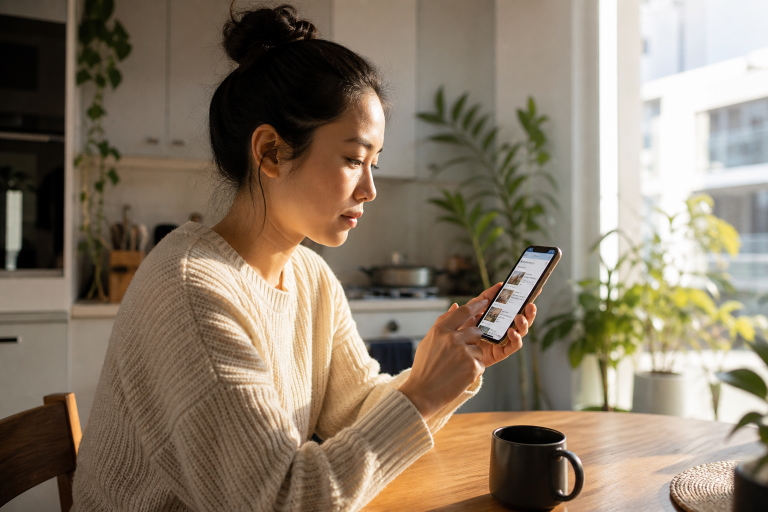
#> input picture marketing/ads/source/tenant_search.jpg, 1536 x 1024 px, found by its file name (shown at 1/2 size)
$ python compose_ads.py
#> lines starting #> are read from the running program, lines starting #| are printed output that depends on the picture
#!/usr/bin/env python3
"""Compose Verdansc static ads and video storyboard frames from original photos + live UI captures."""

from __future__ import annotations

from pathlib import Path

from PIL import Image, ImageDraw, ImageFilter, ImageFont, ImageOps

ROOT = Path("/workspace/marketing/ads")
SRC = ROOT / "source"
UI = ROOT / "ui-captures"
FRAMES = ROOT / "frames"
EXPORTS = ROOT / "exports"

NAVY = (2, 6, 13, 255)
NAVY_SOFT = (7, 21, 38, 230)
SLATE = (15, 23, 42, 220)
CYAN = (34, 211, 238, 255)
CYAN_DIM = (103, 232, 249, 255)
TEAL = (20, 184, 166, 255)
INK = (240, 249, 255, 255)
MUTED = (147, 197, 253, 255)
EMERALD = (167, 243, 208, 255)
EMERALD_BG = (6, 78, 59, 230)
WHITE = (255, 255, 255, 255)

INTER = "/usr/share/fonts/truetype/macos/Inter-Regular.ttf"
INTER_MD = "/usr/share/fonts/truetype/macos/Inter-Medium.ttf"
INTER_SB = "/usr/share/fonts/truetype/macos/Inter-SemiBold.ttf"
INTER_BD = "/usr/share/fonts/truetype/macos/Inter-Bold.ttf"


def font(path: str, size: int) -> ImageFont.FreeTypeFont:
    return ImageFont.truetype(path, size)


def cover(im: Image.Image, w: int, h: int) -> Image.Image:
    return ImageOps.fit(im.convert("RGB"), (w, h), method=Image.Resampling.LANCZOS)


# [41 lines left out: functions round_rect_mask, rounded, phone_frame, laptop_frame, not called in this run]


def text_size(draw: ImageDraw.ImageDraw, text: str, fnt: ImageFont.FreeTypeFont) -> tuple[int, int]:
    box = draw.textbbox((0, 0), text, font=fnt)
    return box[2] - box[0], box[3] - box[1]


# [355 lines left out: functions draw_centered, wordmark, label_pill, caption_bar, notification_card, wrap and 9 more, not called in this run]


def save_rgb(im: Image.Image, path: Path) -> None:
    path.parent.mkdir(parents=True, exist_ok=True)
    im.convert("RGB").save(path, quality=92, optimize=True)


def main() -> None:
    FRAMES.mkdir(parents=True, exist_ok=True)
    (FRAMES / "16x9").mkdir(exist_ok=True)
    (FRAMES / "9x16").mkdir(exist_ok=True)
    EXPORTS.mkdir(parents=True, exist_ok=True)

    tenant_search = Image.open(SRC / "tenant_search.jpg")
#> tenant_search is the input picture: PIL image 1536x1024 RGB; mean R, G, B 136.5, 121.9, 103.4
    tenant_credit = Image.open(SRC / "tenant_credit.jpg")
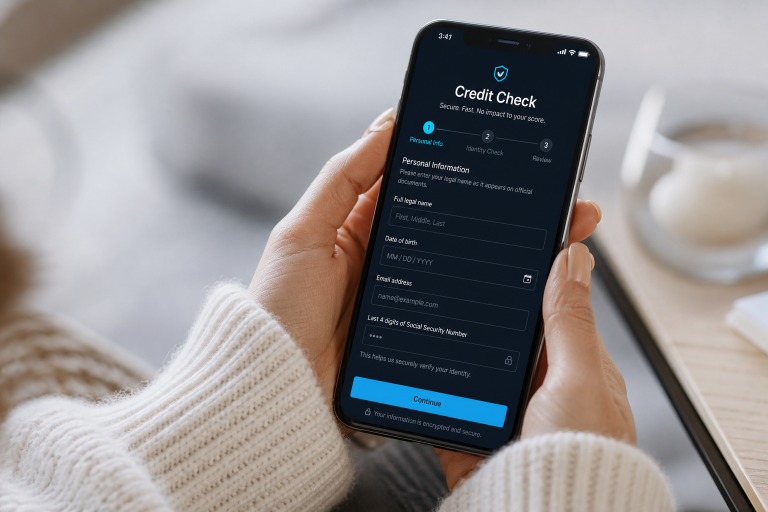
#> input picture marketing/ads/source/tenant_credit.jpg, 1536 x 1024 px, found by its file name (shown at 1/2 size)
#> tenant_credit is the input picture: PIL image 1536x1024 RGB; mean R, G, B 144.1, 140.6, 141.4
    tenant_apply = Image.open(SRC / "tenant_apply.jpg")
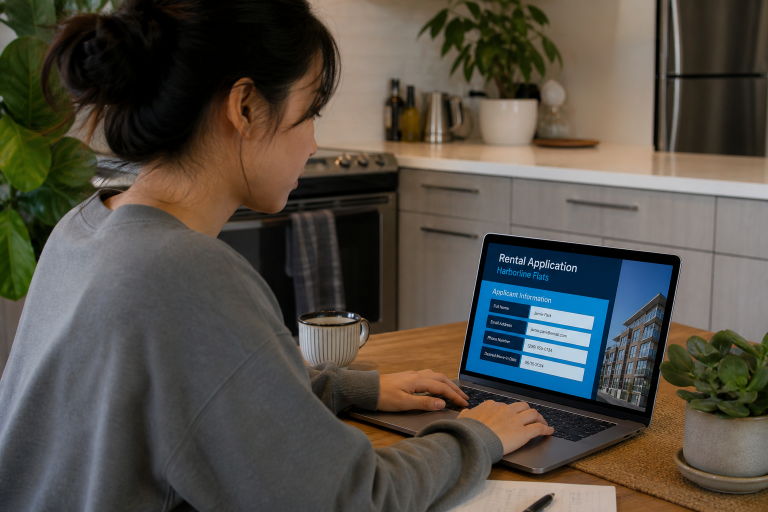
#> input picture marketing/ads/source/tenant_apply.jpg, 1536 x 1024 px, found by its file name (shown at 1/2 size)
#> tenant_apply is the input picture: PIL image 1536x1024 RGB; mean R, G, B 83, 77.9, 69.6
    landlord_photo = Image.open(SRC / "landlord_photo.jpg")
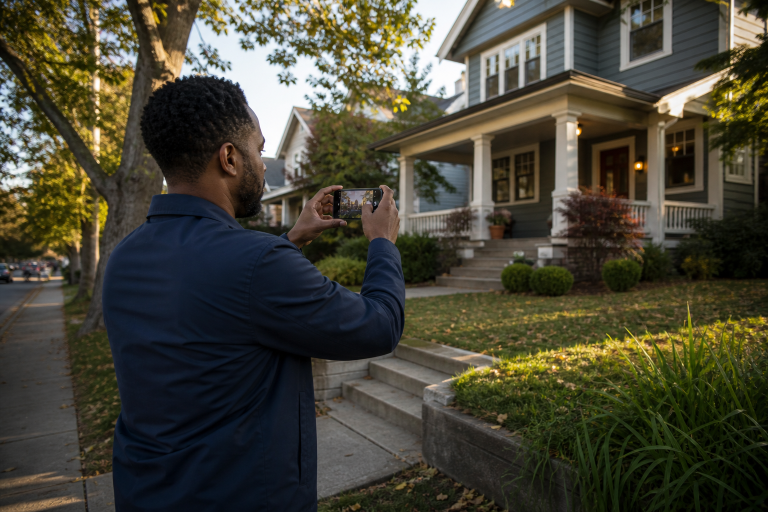
#> input picture marketing/ads/source/landlord_photo.jpg, 1536 x 1024 px, found by its file name (shown at 1/2 size)
#> landlord_photo is the input picture: PIL image 1536x1024 RGB; mean R, G, B 71, 69, 54.8
    landlord_upload = Image.open(SRC / "landlord_upload.jpg")
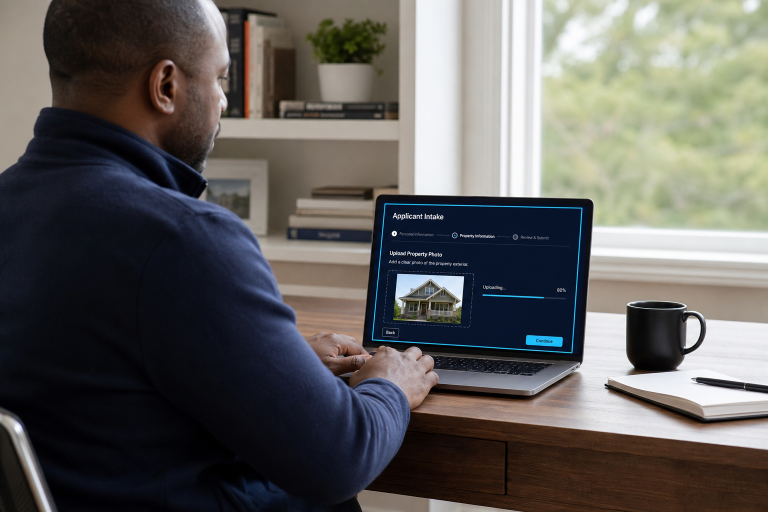
#> input picture marketing/ads/source/landlord_upload.jpg, 1536 x 1024 px, found by its file name (shown at 1/2 size)
#> landlord_upload is the input picture: PIL image 1536x1024 RGB; mean R, G, B 95.7, 93.5, 90.9
    landlord_camera = Image.open(SRC / "landlord_camera.jpg")
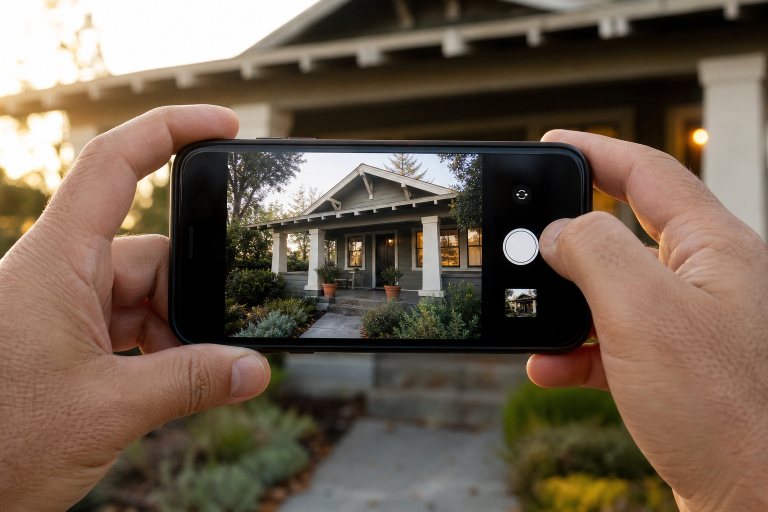
#> input picture marketing/ads/source/landlord_camera.jpg, 1536 x 1024 px, found by its file name (shown at 1/2 size)
#> landlord_camera is the input picture: PIL image 1536x1024 RGB; mean R, G, B 110, 93.6, 78.2
#> (the run stopped early here; a loop or call above may not have finished)
